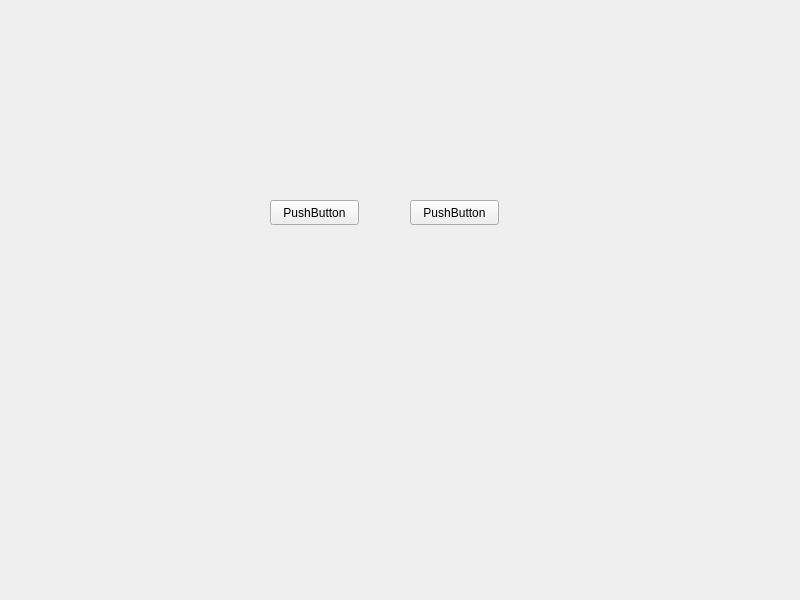
<?xml version="1.0" encoding="UTF-8"?>
<ui version="4.0">
 <class>Widget</class>
 <widget class="QWidget" name="Widget">
  <property name="geometry">
   <rect>
    <x>0</x>
    <y>0</y>
    <width>800</width>
    <height>600</height>
   </rect>
  </property>
  <property name="windowTitle">
   <string>Widget</string>
  </property>
  <widget class="QPushButton" name="pushButton">
   <property name="geometry">
    <rect>
     <x>270</x>
     <y>200</y>
     <width>89</width>
     <height>25</height>
    </rect>
   </property>
   <property name="text">
    <string>PushButton</string>
   </property>
  </widget>
  <widget class="QPushButton" name="pushButton_2">
   <property name="geometry">
    <rect>
     <x>410</x>
     <y>200</y>
     <width>89</width>
     <height>25</height>
    </rect>
   </property>
   <property name="text">
    <string>PushButton</string>
   </property>
  </widget>
 </widget>
 <resources/>
 <connections/>
</ui>
